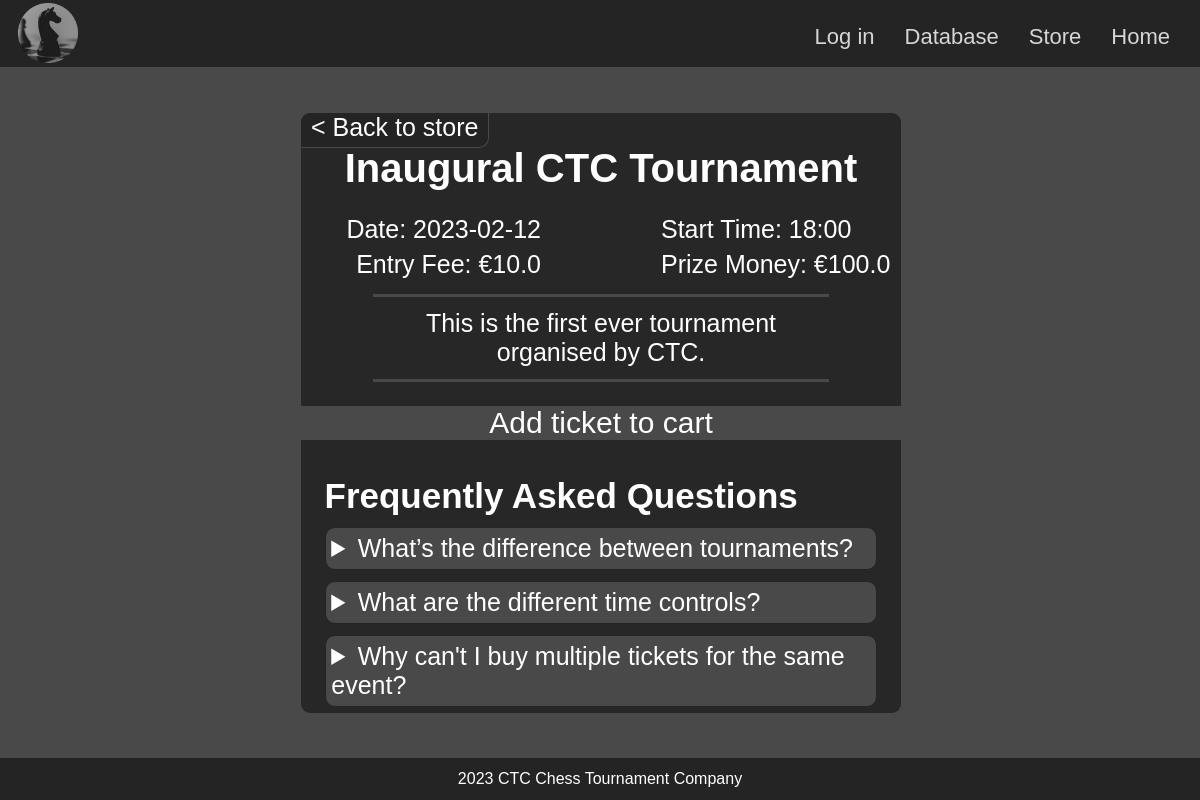
Screenshot of /tournament_details/1 with the database file from the repository.
### tables this page shows
CREATE TABLE tournaments
(
    tournament_id INTEGER PRIMARY KEY AUTOINCREMENT,
    name TEXT NOT NULL,
    date TEXT NOT NULL,
    start_time TEXT NOT NULL,
    entry_fee REAL NOT NULL,
    prize_money REAL NOT NULL,
    description TEXT NOT NULL,
    winner TEXT
);

### app.py (the view)
@app.route("/tournament_details/<int:tournament_id>")
def tournament_details(tournament_id):
    db = get_db()
    tournament = db.execute("""SELECT * FROM tournaments
                               WHERE tournament_id = ?;""", (tournament_id,)).fetchone()
    return render_template("tournament_details.html", tournament=tournament, title="Tournament Details - Chess Tournaments")

### app.py (called while the page is built)
@app.before_request
def logged_in_user():
    g.user = session.get("username", None)

### database.py (called while the page is built)
def get_db():
    if "db" not in g:
        g.db = sqlite3.connect(DATABASE,
            detect_types=sqlite3.PARSE_DECLTYPES
        )
        g.db.row_factory = sqlite3.Row
    return g.db

### templates/tournament_details.html (shortened to what this page needs)
{% extends "base.html" %}
{% block main_content %}
<section class="tournament_details">
    <h1>{{ tournament["name"] }}</h1>
    <p>Date: {{ tournament["date"] }}</p>
    <p>Start Time: {{ tournament["start_time"] }}</p>
    <p>Entry Fee: €{{ tournament["entry_fee"] }}</p>
    <p>Prize Money: €{{tournament["prize_money"]}}</p>
    <p>{{ tournament["description"] }}</p>
    <p>
        <a href="{{ url_for('add_to_cart', tournament_id=tournament['tournament_id']) }}">Add ticket to cart</a>
    </p>
    <a href="{{ url_for('store') }}" id="back_to_store"> &#60; Back to store</a>
    <section class="other_details">
        <h2 class="other_details">Frequently Asked Questions</h2>
        <details class="other_details">
            <summary>What&#8217;s the difference between tournaments?</summary>
        </details>
        <details class="other_details">
            <summary>What are the different time controls?</summary>
        </details>
        <details class="other_details">
            <summary>Why can't I buy multiple tickets for the same event?</summary>
        </details>
    </section>
</section>
{% endblock %}

### static/styles.css (style rules this page uses)
:root { --main-background-color: #242424; --secondary-color: #353535; --tertiary-color: #494949; --section-background: #242424e5; }
html { scroll-behavior: smooth; background-color: var(--main-background-color); height: 100%; }
body { background-color: var(--tertiary-color); background-image: url('background.jpg'); background-size: cover; background-attachment: fixed; margin: 0%; padding: 0%; display: grid; height: 100%; grid-template-columns: 1fr; grid-template-rows: auto; grid-template-areas: "header" "main" "footer"; font-family: Calibri, 'Trebuchet MS', sans-serif; }
a:link { text-decoration: none; color: #d6d6d6; }
h2 { font-size: 35px; }
#back_to_store { grid-area: back_to_store; font-size: 25px; text-align: center; position: absolute; padding: 0 10px 5px 10px; background-color: var(--section-background); border-radius: 10px 0px 10px 0px; border-right: 1px solid var(--tertiary-color); border-bottom: 1px solid var(--tertiary-color); color: #ffffff; }
section.tournament_details { background-color: var(--section-background); border: 1px solid var(--tertiary-color); border-radius: 10px; margin-left: 25%; margin-right: 25%; width: 50%; text-align: center; display: grid; grid-template-columns: 1fr 1fr; grid-template-rows: auto; grid-template-areas: "details_top details_top" "details_date details_time" "details_entry details_prize" "details_description details_description" "add_to_cart add_to_cart" "other other"; overflow-y: scroll; height: 75vh; }
section.tournament_details > h1 { grid-area: details_top; font-size: 40px; margin-bottom: 4%; }
section.tournament_details > :nth-child(2) { grid-area: details_date; margin-top: 0%; text-align: right; margin-right: 20%; }
section.tournament_details > :nth-child(3) { grid-area: details_time; margin-bottom: 2%; text-align: left; margin-left: 20%; }
section.tournament_details > :nth-child(4) { grid-area: details_entry; margin-top: 0%; text-align: right; margin-right: 20%; }
section.tournament_details > :nth-child(5) { grid-area: details_prize; margin-bottom: 2%; text-align: left; margin-left: 20%; margin-bottom: 5%; }
section.tournament_details > :nth-child(6) { grid-area: details_description; margin: 0 12% 4% 12%; text-align: center; border-top: 3px solid var(--tertiary-color); padding-top: 2%; border-bottom: 3px solid var(--tertiary-color); padding-bottom: 2%; }
section.tournament_details > :nth-child(7) { grid-area: add_to_cart; font-size: 30px; background-color: var(--tertiary-color); margin-bottom: 2%; }
section.tournament_details > :nth-child(7) > a { color: #ffffff; }
section.tournament_details > p { margin-top: 0%; margin-bottom: 1%; font-size: 25px; }
.other_details { grid-area: other; text-align: left; margin: 2%; }
summary { background-color: var(--tertiary-color); font-size: 25px; }
details { background-color: var(--tertiary-color); border: #242424 1px solid; border-radius: 10px; padding: 1%; }

### rows the page displays
tournaments: name "Inaugural CTC Tournament", date "2023-02-12", start_time "18:00", entry_fee "10.0", prize_money "100.0", description "This is the first ever tournament organised by CTC."
